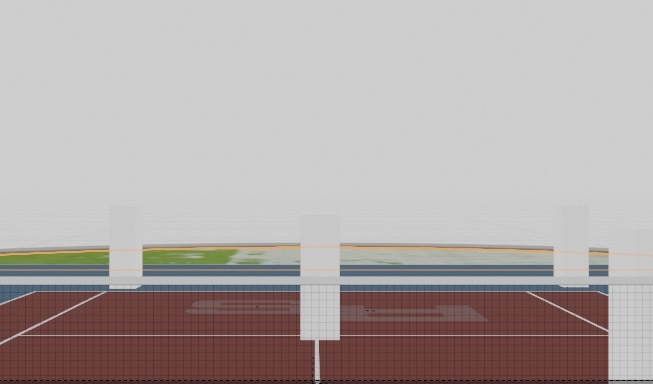
#> input picture my_package/data/5.jpg, 653 x 384 px, given in place of cropped.mov, which was not available
$ python court_detection_node.py
#> lines starting #> are read from the running program, lines starting #| are printed output that depends on the picture; after the words box and inside, x2 and y2 are one past the last pixel; in counts of white or black regions, pixels touching at a corner belong together; pictures that were not available may be replaced by others from this repository, and a replacement may not be noted
# import the necessary packages
import numpy as np
import cv2
import opencv_wrapper as cvw
import imutils

# import  poly_point_isect as bot

# construct the argument parse and parse the arguments
# construct the argument parse and parse the arguments

# load the image
vs = cv2.VideoCapture("/home/revanth/Tennistron/tennyson_ws/src/my_package/data/cropped.mov")


# define the list of Color boundaries
lower, upper = np.array([180, 180, 100]), np.array([255, 255, 255])

while True:

	#Read the current Frame
	frame = vs.read()[1]
#> frame is the input picture: shape (384, 653, 3); mean B, G, R 167.4, 168.6, 176.8
	fps = int(vs.get(cv2.CAP_PROP_FPS))
	if frame is None:
		break

	#Frame Image Processing

	#frame = imutils.resize(frame, width = 800)
	gray_frame = cv2.cvtColor(frame, cv2.COLOR_BGR2GRAY)
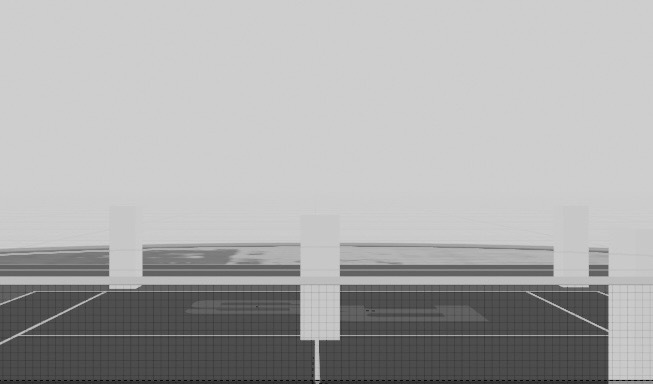
#> gray_frame: shape (384, 653); min 0, max 210, mean 170.9
	gray_blurred = cv2.bilateralFilter(gray_frame, 30, 25, 75)
	mask = cv2.inRange(gray_blurred, 200, 255)
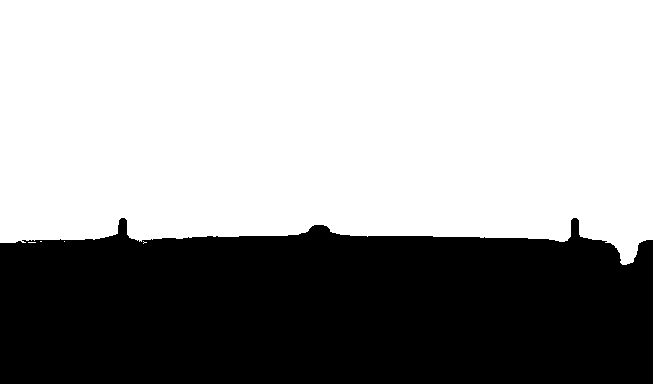
#> mask: shape (384, 653); 61.9% white; 1 black region, box (x1, y1, x2, y2) and area: (0, 218, 653, 384) 95442


	corners = cv2.goodFeaturesToTrack(mask, maxCorners = 100, qualityLevel = 0.2,
	minDistance = 50, blockSize = 3, useHarrisDetector = False)
#> corners = [[620, 262], [567, 240], [117, 233], [330, 231], [27, 241], [217, 236], [484, 237], [433, 236]]


	for corner in corners:
		x,y = int(corner[0][0]), int(corner[0][1])

		print(x,y)
		cv2.circle(frame, (x,y), 8, (0,255,0), -1)
#> this loop made 8 passes
#| 620 262
#| 567 240
#| 117 233
#| 330 231
#| 27 241
#| 217 236
#| 484 237
#| 433 236
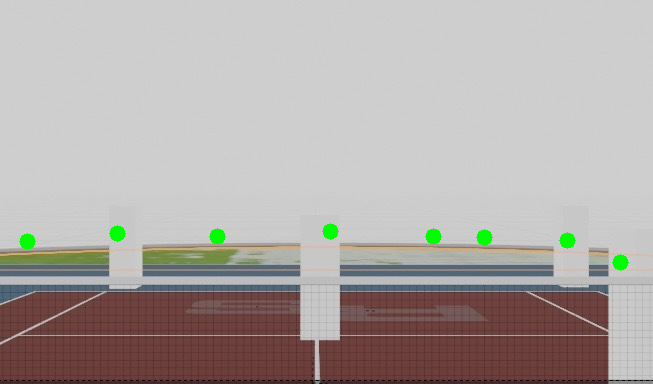
#> frame: shape (384, 653, 3); 0.63% of pixels changed, all inside (x1, y1, x2, y2) = (19, 223, 629, 271)


	cv2.imshow("Mask", mask)
	cv2.imshow("Video", frame)
	key = cv2.waitKey(1) & 0xFF
#> (key q is pressed here)
	if key == ord('q'):
		vs.release()

cv2.destroyAllWindows()
